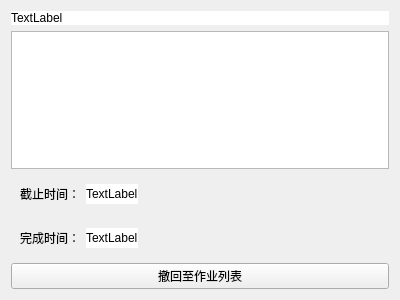
<?xml version="1.0" encoding="UTF-8"?>
<ui version="4.0">
 <class>finishedhomeworkPage</class>
 <widget class="QWidget" name="finishedhomeworkPage">
  <property name="geometry">
   <rect>
    <x>0</x>
    <y>0</y>
    <width>400</width>
    <height>300</height>
   </rect>
  </property>
  <property name="windowTitle">
   <string>Form</string>
  </property>
  <layout class="QVBoxLayout" name="verticalLayout">
   <item>
    <widget class="QLabel" name="title">
     <property name="autoFillBackground">
      <bool>false</bool>
     </property>
     <property name="styleSheet">
      <string notr="true">QLabel{background-color:rgb(255,255,255);}</string>
     </property>
     <property name="text">
      <string>TextLabel</string>
     </property>
    </widget>
   </item>
   <item>
    <widget class="QTextBrowser" name="content"/>
   </item>
   <item>
    <widget class="QWidget" name="widget" native="true">
     <layout class="QHBoxLayout" name="horizontalLayout">
      <item>
       <widget class="QLabel" name="label_2">
        <property name="text">
         <string>截止时间：</string>
        </property>
       </widget>
      </item>
      <item>
       <widget class="QLabel" name="ddl">
        <property name="styleSheet">
         <string notr="true">QLabel{background-color:rgb(255,255,255);}</string>
        </property>
        <property name="text">
         <string>TextLabel</string>
        </property>
       </widget>
      </item>
      <item>
       <spacer name="horizontalSpacer">
        <property name="orientation">
         <enum>Qt::Horizontal</enum>
        </property>
        <property name="sizeHint" stdset="0">
         <size>
          <width>40</width>
          <height>20</height>
         </size>
        </property>
       </spacer>
      </item>
     </layout>
    </widget>
   </item>
   <item>
    <widget class="QWidget" name="widget_2" native="true">
     <layout class="QHBoxLayout" name="horizontalLayout_2">
      <item>
       <widget class="QLabel" name="label_4">
        <property name="text">
         <string>完成时间：</string>
        </property>
       </widget>
      </item>
      <item>
       <widget class="QLabel" name="finishTime">
        <property name="styleSheet">
         <string notr="true">QLabel{background-color:rgb(255,255,255);}</string>
        </property>
        <property name="text">
         <string>TextLabel</string>
        </property>
       </widget>
      </item>
      <item>
       <spacer name="horizontalSpacer_2">
        <property name="orientation">
         <enum>Qt::Horizontal</enum>
        </property>
        <property name="sizeHint" stdset="0">
         <size>
          <width>40</width>
          <height>20</height>
         </size>
        </property>
       </spacer>
      </item>
     </layout>
    </widget>
   </item>
   <item>
    <widget class="QPushButton" name="withdrawBtn">
     <property name="text">
      <string>撤回至作业列表</string>
     </property>
    </widget>
   </item>
  </layout>
 </widget>
 <resources/>
 <connections/>
</ui>
